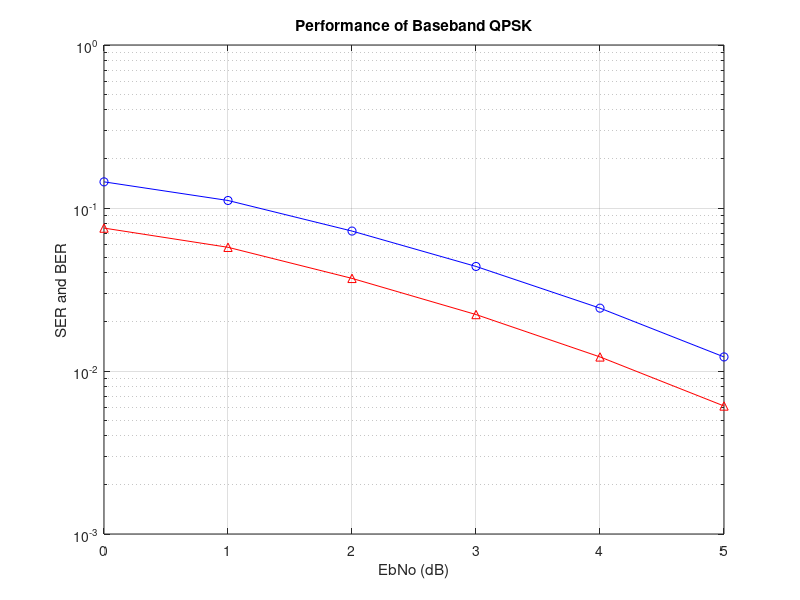

Recreate this plot in MATLAB. (Note: this script raises an error after producing the figure.)

% Create some data
eb = 0:5;
SER = [0.1447 0.1112 0.0722 0.0438 0.0243 0.0122];
BER = [0.0753 0.0574 0.0370 0.0222 0.0122 0.0061];

% Create a y-axis semilog plot using the semilogy function
% Plot SER data in blue and BER data in red
fig = figure;
semilogy(eb, SER, 'bo-');
hold on;
semilogy(eb, BER, 'r^-');

% Turn on the grid
grid on;

% Add title and axis labels
title('Performance of Baseband QPSK');
xlabel('EbNo (dB)');
ylabel('SER and BER');

% PLOTLY
response = fig2plotly(fig,'filename','matlab_semi_logy');
plotly_url = response.url;
